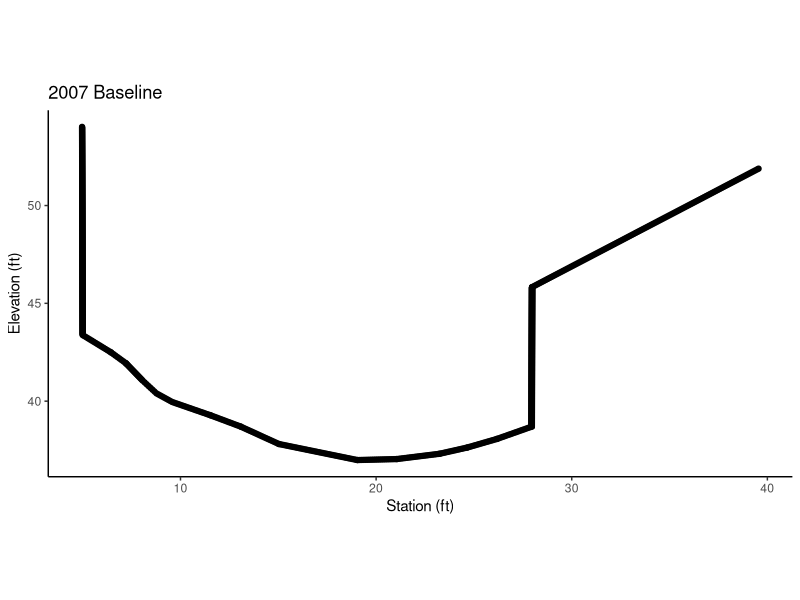
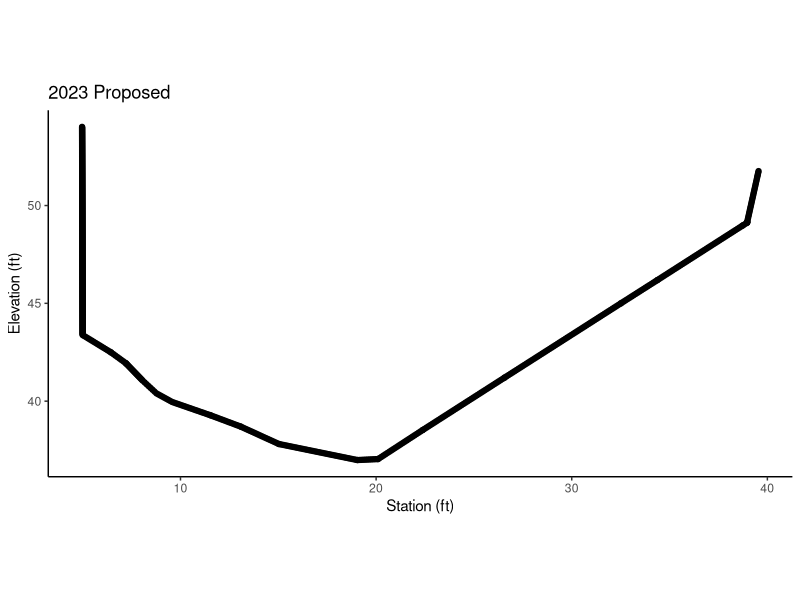
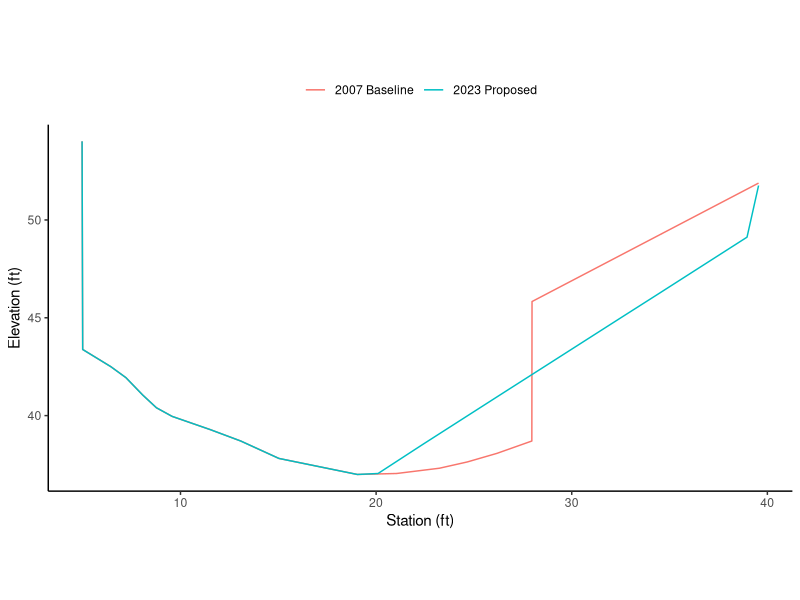
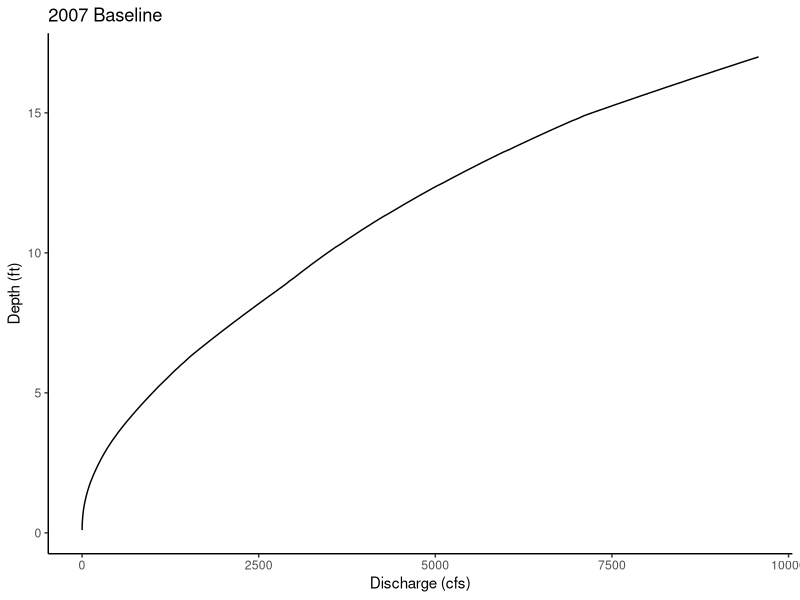
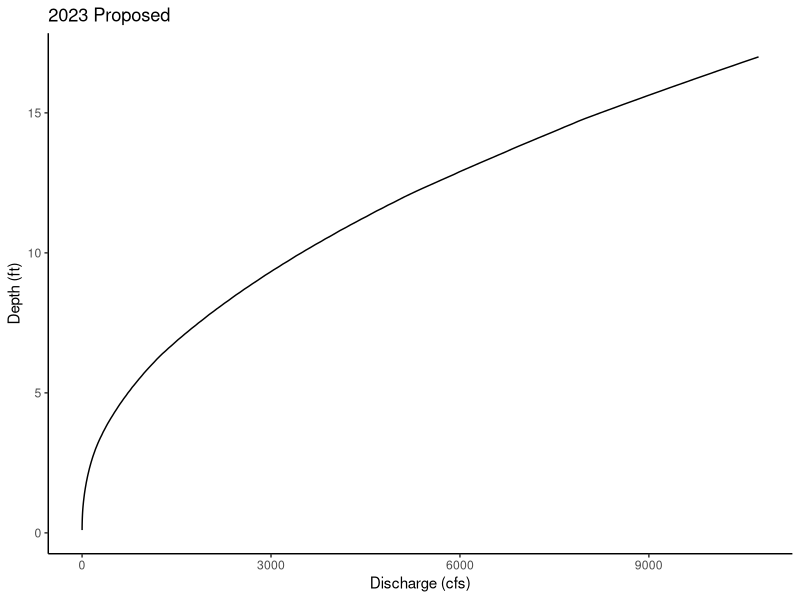
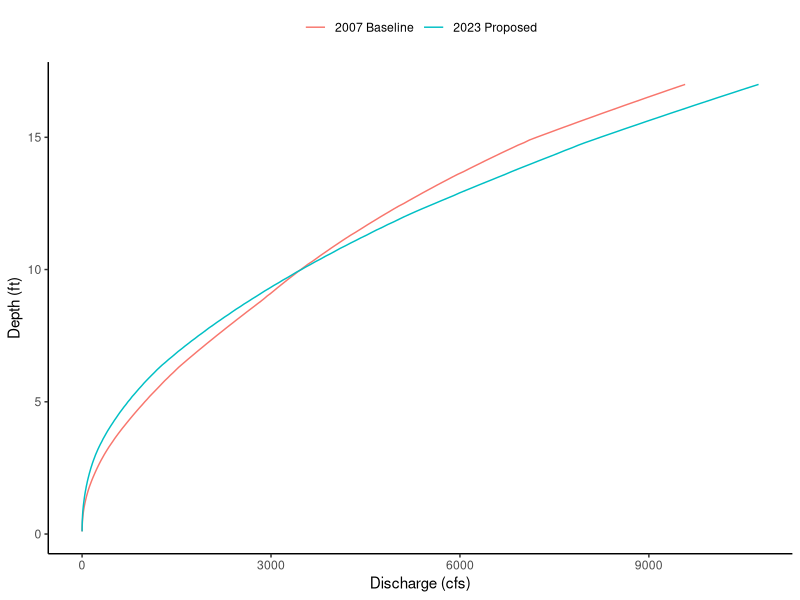
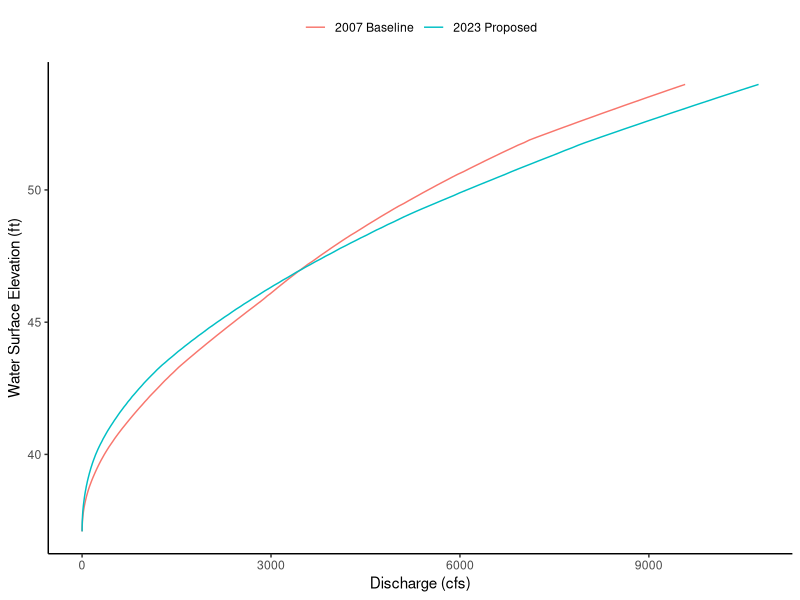
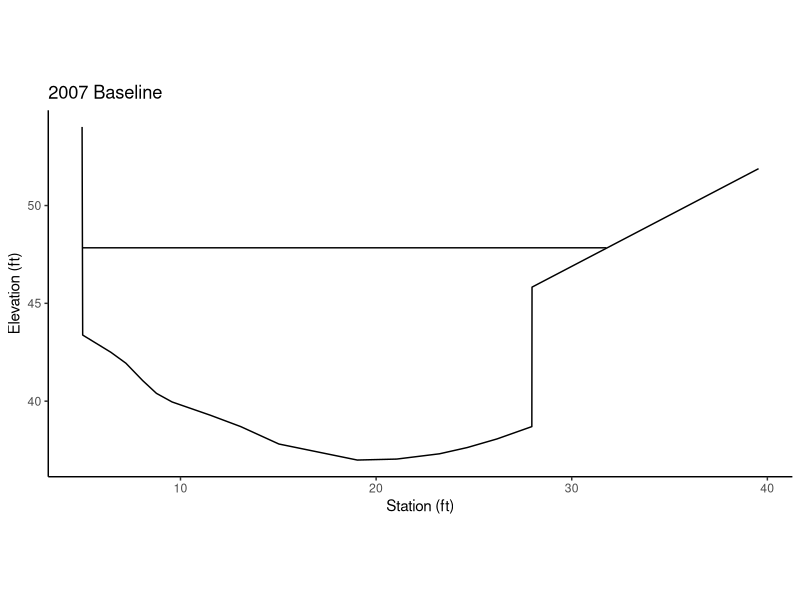

R code for these plots, in order:
## ---- chunk 1
library(tidyverse)
ggplot2::theme_set(theme_classic())
## ---- chunk 2
prep_xs <- function(data, sta, elev, delta_x=0.1) {
  result <- data %>%
    arrange({{sta}}) %>%
    mutate(sta = {{sta}}) %>%
    complete(sta = seq(from = min({{sta}}), to = max({{sta}}), by = delta_x)) %>%
    mutate(gse = zoo::na.approx({{elev}}, x = sta)) %>% 
    select(c(sta, gse))
  
  # further densify in the vertical direction
  d <- result %>% 
      arrange(-sta) %>%
      mutate(delta_x = abs(lag(sta, 1) - sta),
             delta_z = abs(lag(gse, 1) - gse),
             multiplier = replace_na(ceiling(delta_z/delta_x),1)) %>% 
      arrange(sta)
  idx <- rep(1:nrow(d), d$multiplier)
  return(
    d[idx,] %>% 
    mutate(gse = case_when(duplicated(sta) ~ NA, TRUE ~ gse),
           sta = case_when(duplicated(sta) ~ NA, TRUE ~ sta)) %>%
    mutate(gse = zoo::na.approx(gse, na.rm = FALSE),
           sta = zoo::na.approx(sta, na.rm = FALSE)) %>%
    select(sta, gse) %>% drop_na() 
  )
  
}

## ---- chunk 3
xs_2007 <- read_csv("data/xs_2007.csv") %>%
  prep_xs(sta = station_ft, elev = elevation_ft) 

xs_2007 %>% ggplot(aes(y = gse, x = sta)) + geom_point() + 
  ylab("Elevation (ft)") + xlab("Station (ft)") + ggtitle("2007 Baseline") + coord_fixed(ratio = 1)
## ---- chunk 4
xs_2023 <- read_csv("data/xs_2023_simplified.csv") %>% #_simplified.csv") %>%
  prep_xs(sta = station_ft, elev = elevation_ft) 

xs_2023 %>% ggplot(aes(y = gse, x = sta)) + geom_point() + 
  ylab("Elevation (ft)") + xlab("Station (ft)") + ggtitle("2023 Proposed") + coord_fixed(ratio = 1)
## ---- chunk 5
ggplot() + 
  geom_line(data = xs_2007, aes(x = sta, y = gse, color = "2007 Baseline")) +
  geom_line(data = xs_2023, aes(x = sta, y = gse, color = "2023 Proposed")) +
  ylab("Elevation (ft)") + xlab("Station (ft)") + theme(legend.position="top", legend.title=element_blank())  + coord_fixed(ratio = 1)
## ---- chunk 6

model_slope <- (38.6-38.0) / 28.65

model_roughness <- 0.035 # n

print(c("model_slope" = model_slope, "model_roughness" = model_roughness))
## ---- chunk 7
calc_xs <- function(data, water_elev) {
  data %>% 
    arrange(sta) %>%
    mutate(wse = case_when(water_elev > gse ~ water_elev),
           delta_x = abs(lag(sta, 1) - sta),
           delta_z = abs(lag(gse, 1) - gse),
           depth = wse - gse, 
           hyp_length = sqrt(delta_x^2 + delta_z^2)
    ) %>%
    filter(!is.na(wse)) %>% 
    summarize(thalweg_elevation = min(gse),
              water_surface_elevation = water_elev,
              max_depth = water_surface_elevation - thalweg_elevation,
              cross_sectional_area = sum(delta_x * depth),
              wetted_perimeter = sum(hyp_length)
    ) %>% 
    as.list() %>% 
    list_flatten()
}

calculate_rating_curve <- function(data, slope, mannings_n, delta_y=0.1) {
  depth_vs_wse <- seq(from=min(data$gse)+delta_y, to=max(data$gse), by=delta_y) %>% 
    as_tibble() %>%
    mutate(result = map(value, function(x){calc_xs(data = data, water_elev = x)})) %>% 
    unnest_wider(col = result) %>%
    drop_na() %>%
    mutate(discharge_cfs = 1.486 * cross_sectional_area * 
             (cross_sectional_area / wetted_perimeter)^(2/3) * slope^(1/2) * mannings_n^(-1),
           velocity_ft_s = discharge_cfs / cross_sectional_area) %>%
    arrange(discharge_cfs)
}
## ---- chunk 8
depth_vs_discharge_2007 <- xs_2007 %>% 
  calculate_rating_curve(slope = model_slope,
                         mannings_n = model_roughness) # 0.030) #model_roughness)
depth_vs_discharge_2007 %>% 
  ggplot(aes(y = max_depth, x = discharge_cfs)) + 
  geom_line() + ylab("Depth (ft)") + xlab("Discharge (cfs)") + ggtitle("2007 Baseline")
## ---- chunk 9
depth_vs_discharge_2023 <- xs_2023 %>% 
  calculate_rating_curve(slope = model_slope,
                         mannings_n = model_roughness)
depth_vs_discharge_2023 %>% 
  ggplot(aes(y = max_depth, x = discharge_cfs)) + 
  geom_line() + ylab("Depth (ft)") + xlab("Discharge (cfs)") + ggtitle("2023 Proposed") 
## ---- chunk 10
ggplot() +
  geom_line(data = depth_vs_discharge_2007, aes(y = max_depth, x = discharge_cfs, color = "2007 Baseline")) +
  geom_line(data = depth_vs_discharge_2023, aes(y = max_depth, x = discharge_cfs, color = "2023 Proposed")) + 
  ylab("Depth (ft)") + xlab("Discharge (cfs)") + theme(legend.position="top", legend.title=element_blank())
## ---- chunk 11
ggplot() +
  geom_line(data = depth_vs_discharge_2007, aes(y = water_surface_elevation, x = discharge_cfs, color = "2007 Baseline")) +
  geom_line(data = depth_vs_discharge_2023, aes(y = water_surface_elevation, x = discharge_cfs, color = "2023 Proposed")) + 
  ylab("Water Surface Elevation (ft)") + xlab("Discharge (cfs)") + theme(legend.position="top", legend.title=element_blank())
## ---- chunk 12
model_discharge <- 3980 # cfs
## ---- chunk 13
interpolate_rating_curve <- function(data, discharge) {
  data %>%
    bind_rows(tribble(~selected_water_level, ~discharge_cfs, TRUE, discharge)) %>%
    arrange(discharge_cfs) %>%
    mutate(output_wse = zoo::na.approx(water_surface_elevation)) %>%
    filter(selected_water_level) %>% 
    pull(output_wse)
}
## ---- chunk 14
wse_2007 <- depth_vs_discharge_2007 %>% interpolate_rating_curve(model_discharge)
print(c("wse 2007" = wse_2007))
## ---- chunk 15
wse_2023 <- depth_vs_discharge_2023 %>% interpolate_rating_curve(model_discharge)
print(c("wse 2023" = wse_2023))
## ---- chunk 16
xs_2007 %>% calc_xs(wse_2007)
## ---- chunk 17
xs_2023 %>% calc_xs(wse_2023)
## ---- chunk 18
xs_2007 %>% arrange(sta) %>%
      mutate(wse = case_when(wse_2007 > gse ~ wse_2007)) %>%
      ggplot(aes(x = sta)) + 
      geom_line(aes(y = gse)) + 
      geom_line(aes(y = wse)) + 
      xlab("Station (ft)") + ylab("Elevation (ft)") + ggtitle("2007 Baseline") + coord_fixed(ratio = 1)
## ---- chunk 19
xs_2023 %>% arrange(sta) %>%
      mutate(wse = case_when(wse_2023 > gse ~ wse_2023)) %>%
      ggplot(aes(x = sta)) + 
      geom_line(aes(y = gse)) + 
      geom_line(aes(y = wse)) + 
      xlab("Station (ft)") + ylab("Elevation (ft)") + ggtitle("2023 Proposed") + coord_fixed(ratio = 1)
## ---- chunk 20
ggplot() + 
  geom_line(data = xs_2007, aes(x = sta, y = gse, color = "2007 Baseline", linetype = "Terrain")) +
  geom_line(data = xs_2023, aes(x = sta, y = gse, color = "2023 Proposed", linetype = "Terrain")) +
  geom_line(data = xs_2007, aes(x = sta, y = case_when(wse_2007 > gse ~ wse_2007), 
                                color = "2007 Baseline", linetype = "Water Surface")) + 
  geom_line(data = xs_2023, aes(x = sta, y = case_when(wse_2023 > gse ~ wse_2023), 
                                color = "2023 Proposed", linetype = "Water Surface")) + 
      xlab("Station (ft)") + ylab("Elevation (ft)") + theme(legend.position="top", legend.title=element_blank()) + coord_fixed(ratio = 1)
## ---- chunk 21

velocity_2007 <- model_discharge / calc_xs(xs_2007, wse_2007)$cross_sectional_area
print(velocity_2007)

## ---- chunk 22

velocity_2023 <- model_discharge / calc_xs(xs_2023, wse_2023)$cross_sectional_area
print(velocity_2023)

## ---- chunk 23
model_discharge <- 513 # cfs
## ---- chunk 24
wse_2007_Q2 <- depth_vs_discharge_2007 %>% interpolate_rating_curve(model_discharge)
print(c("wse 2007" = wse_2007_Q2))
## ---- chunk 25
wse_2023_Q2 <- depth_vs_discharge_2023 %>% interpolate_rating_curve(model_discharge)
print(c("wse 2023" = wse_2023_Q2))
## ---- chunk 26
xs_2007 %>% calc_xs(wse_2007_Q2)
## ---- chunk 27
xs_2023 %>% calc_xs(wse_2023_Q2)
## ---- chunk 28
xs_2007 %>% arrange(sta) %>%
      mutate(wse = case_when(wse_2007_Q2 > gse ~ wse_2007_Q2)) %>%
      ggplot(aes(x = sta)) + 
      geom_line(aes(y = gse)) + 
      geom_line(aes(y = wse)) + 
      xlab("Station (ft)") + ylab("Elevation (ft)") + ggtitle("2007 Baseline") + coord_fixed(ratio = 1)
## ---- chunk 29
xs_2023 %>% arrange(sta) %>%
      mutate(wse = case_when(wse_2023_Q2 > gse ~ wse_2023_Q2)) %>%
      ggplot(aes(x = sta)) + 
      geom_line(aes(y = gse)) + 
      geom_line(aes(y = wse)) + 
      xlab("Station (ft)") + ylab("Elevation (ft)") + ggtitle("2023 Proposed") + coord_fixed(ratio = 1)
## ---- chunk 30
ggplot() + 
  geom_line(data = xs_2007, aes(x = sta, y = gse, color = "2007 Baseline", linetype = "Terrain")) +
  geom_line(data = xs_2023, aes(x = sta, y = gse, color = "2023 Proposed", linetype = "Terrain")) +
  geom_line(data = xs_2007, aes(x = sta, y = case_when(wse_2007_Q2 > gse ~ wse_2007_Q2), 
                                color = "2007 Baseline", linetype = "Water Surface")) + 
  geom_line(data = xs_2023, aes(x = sta, y = case_when(wse_2023_Q2 > gse ~ wse_2023_Q2), 
                                color = "2023 Proposed", linetype = "Water Surface")) + 
      xlab("Station (ft)") + ylab("Elevation (ft)") + theme(legend.position="top", legend.title=element_blank()) + coord_fixed(ratio = 1)
## ---- chunk 31

velocity_2007_Q2 <- model_discharge / calc_xs(xs_2007, wse_2007_Q2)$cross_sectional_area
print(velocity_2007_Q2)

## ---- chunk 32

velocity_2023_Q2 <- model_discharge / calc_xs(xs_2023, wse_2023_Q2)$cross_sectional_area
print(velocity_2023_Q2)

## ---- chunk 33
streamstats_result <- tribble(~return_interval, ~discharge,
                              2 ,   513,
                              5,   1320,
                              10,  1970,
                              25,  2780,
                              50,  3360,
                              100, 3980 ) 

streamstats_result %>%
  mutate(xs_area_2007 = map_dbl(discharge, function(discharge) {depth_vs_discharge_2007 %>% interpolate_rating_curve(., discharge) %>% calc_xs(xs_2007, .) %>% .$cross_sectional_area}),
         xs_area_2023 = map_dbl(discharge, function(discharge) {depth_vs_discharge_2023 %>% interpolate_rating_curve(., discharge) %>% calc_xs(xs_2023, .) %>% .$cross_sectional_area}),
         velocity_2007 = discharge / xs_area_2007,
         velocity_2023 = discharge / xs_area_2023
         )
